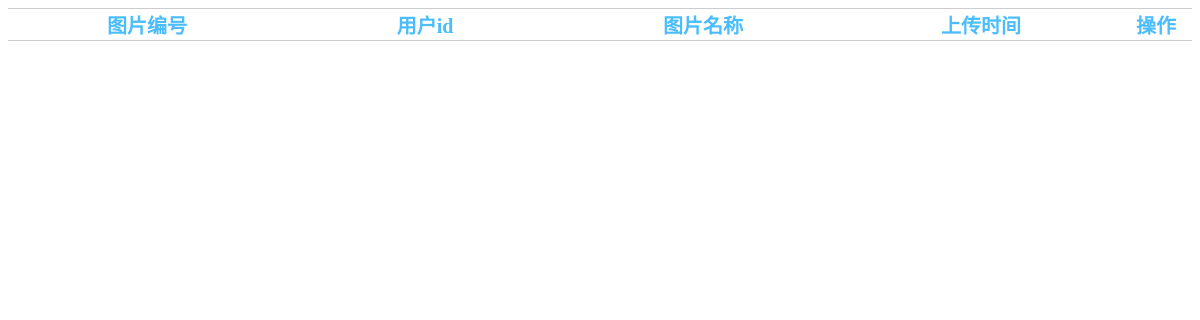
/edian/index.php/bg/imglist, run on an earlier commit of the app's database.
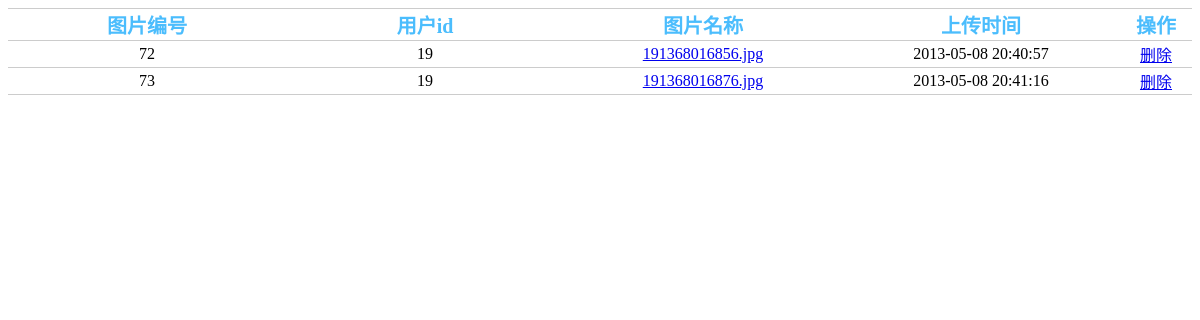
And on a later commit of the database.
### tables this page shows
CREATE TABLE `img` (
  `img_id` int(11) NOT NULL AUTO_INCREMENT,
  `user_id` int(11) DEFAULT NULL,
  `img_name` char(30) DEFAULT NULL,
  `upload_name` varchar(50) DEFAULT NULL,
  `upload_time` datetime DEFAULT NULL,
  `intro` text,
  PRIMARY KEY (`img_id`),
  KEY `user_id` (`user_id`),
  KEY `img_name` (`img_name`)
);

### edian/application/controllers/bg/imglist.php (called while the page is built, shortened)
<?php
class Imglist extends Ci_Controller{
	function __construct()				{
		$this->load->model("mbgimglist");
	}
	function  index(){
		$data['imgall']=$this->mbgimglist->showimg_all();
		$this->load->view("m-bg-imglist",$data);
	}
}
?>

### edian/index.php (called while the page is built, shortened)
<?php
require_once BASEPATH.'core/CodeIgniter.php';

### edian/application/models/mbgimglist.php (called while the page is built, shortened)
<?php
class Mbgimglist extends Ci_Model{
	function showimg_all(){
		$sql="select * from img";
		$res=$this->db->query($sql);
		return $res->result();
	}
}
?>

### edian/application/views/m-bg-imglist.php (the view, shortened to what this page needs)
<!doctype html>
<html>
	<head>
		<link rel="stylesheet" type="text/css" href="<?=base_url("common_content")?>">
	</head>
	<body>
				<table cellspacing="0" class="mail-box">
						<tr>
							<th class="img_id">图片编号</th>
							<th class="user_id">用户id</th>
							<th class="img_name">图片名称</th>
							<th class="time">上传时间</th>
							<th class="action">操作</th>
						</tr>
					<?php foreach($imgall as $temp):?>
						<tr>
								<td class="img_id"><?php echo $temp->img_id?></td>
								<td class="user_id"><?php echo $temp->user_id?></td>
								<td class="img_name"><a href="<?=site_url("bg/imglist/oneimg"."/".$temp->img_name)?>"><?php echo $temp->img_name ?></a></td>
							  <td class="time"><?php echo $temp->upload_time ?></td>
								<td class="time"><a href="<?=site_url("bg/imglist/imgdel"."/".$temp->img_name)?>">删除</a></td>
					</tr>
				<?php endforeach?>
				</table>
	</body>
</html>

What changed in the data, as far as the page shows it:
added img: img_id "72", user "19", img_name "191368016856.jpg", upload_time "2013-05-08 20:40:57"
added img: img_id "73", user "19", img_name "191368016876.jpg", upload_time "2013-05-08 20:41:16"
